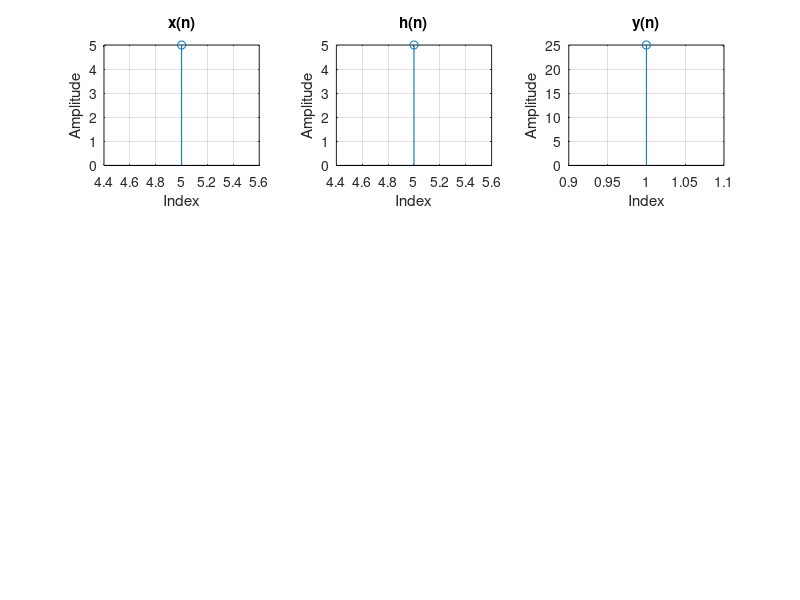

MATLAB code for this plot:
%circular convolution using fft and ifft method
clc;
clear all;
close all;
x = input('Enter the x: ');
x_ind = input('enter the index of x: ');
h = input('Enter the elements of h: ');
h_ind = input('enter the index of h: ');
x_len = length(x);
h_len = length(h);
N = max(x_len,h_len);
x_new = [x,zeros(1,N-x_len)];
h_new = [h,zeros(1,N-h_len)];
x1 = fft(x_new);
h1 = fft(h_new);
y1 = x1.*h1;
y = ifft(y1);
y_ind = 1:N;
disp(y);
%To plot it
figure;
subplot(3,3,1);
stem(x_ind,x);
title('x(n)');
xlabel('Index');
ylabel('Amplitude');
grid;
subplot(3,3,2);
stem(h_ind,h);
title('h(n)');
xlabel('Index');
ylabel('Amplitude');
grid;
subplot(3,3,3);
stem(y_ind,y);
title('y(n)');
xlabel('Index');
ylabel('Amplitude');
grid;
